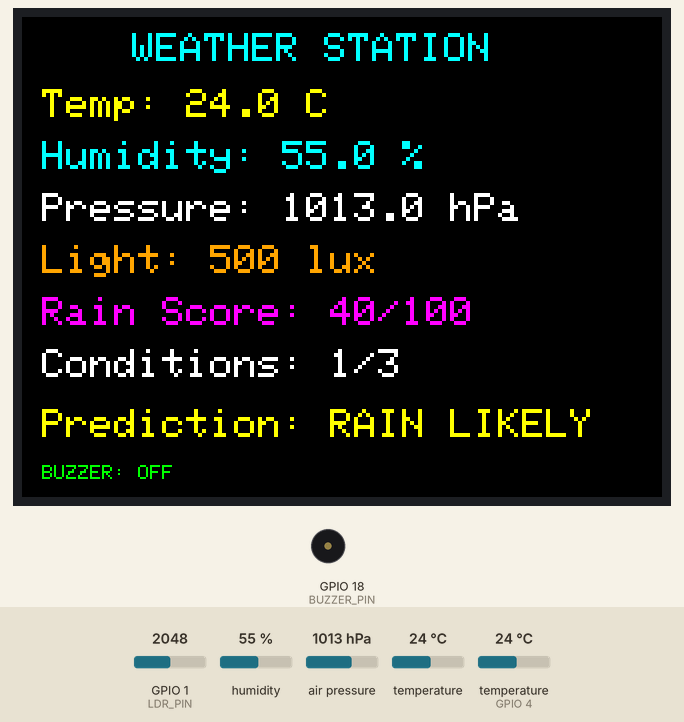
This sketch was run on a simulated ESP32-S3. Shown: 320×240 colour display, buzzer (waves = sounding). Wiring (from diagram.json): DHT22 sensor: data GPIO 4. The test bench sets the inputs (shaded band); at power-on: humidity 55 %, GPIO 1 (LDR_PIN) = 2048, air pressure 1013 hPa, temperature 24 °C, temperature (sensor on GPIO 4) 24 °C (analog values on the 0–4095 scale). What the sketch prints to the serial monitor is not drawn.

Above: at 5.1 s.
5.2 s: humidity set to 78 %
At 7.7 s:
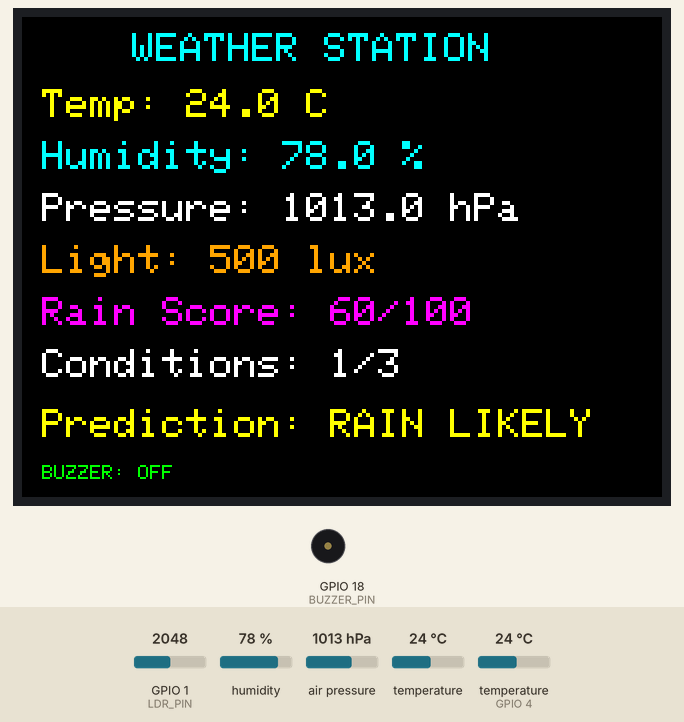
8.0 s: humidity set to 81 %
At 10.2 s:
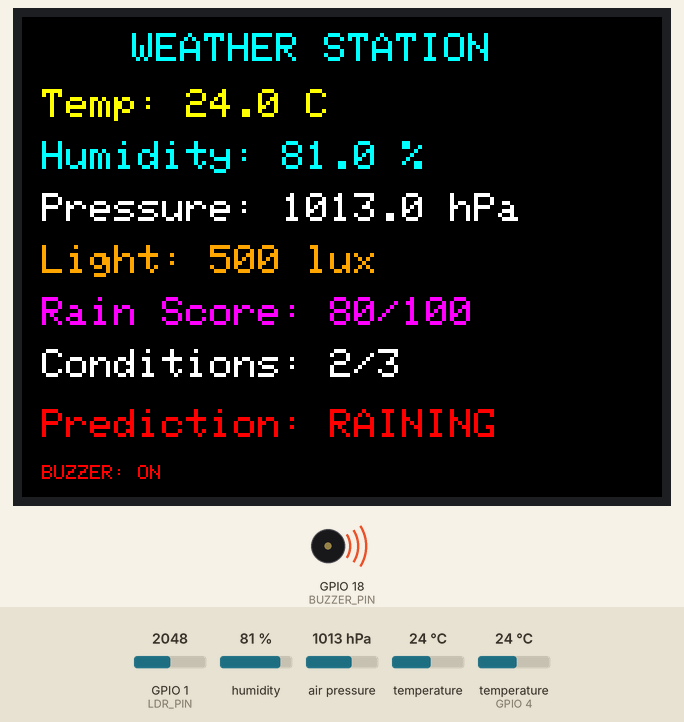
10.5 s: GPIO 1 (LDR_PIN) set to 2092
At 12.7 s:
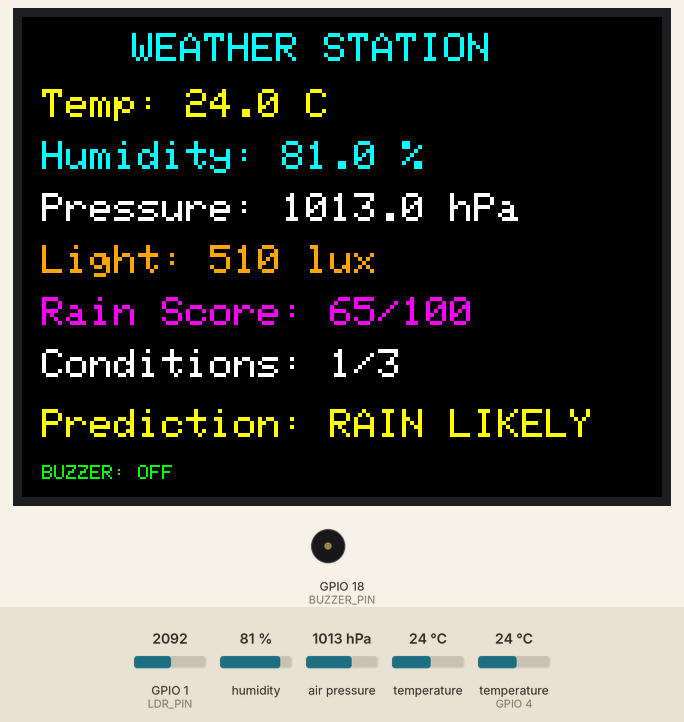
13.0 s: humidity set to 22 %
At 15.2 s:
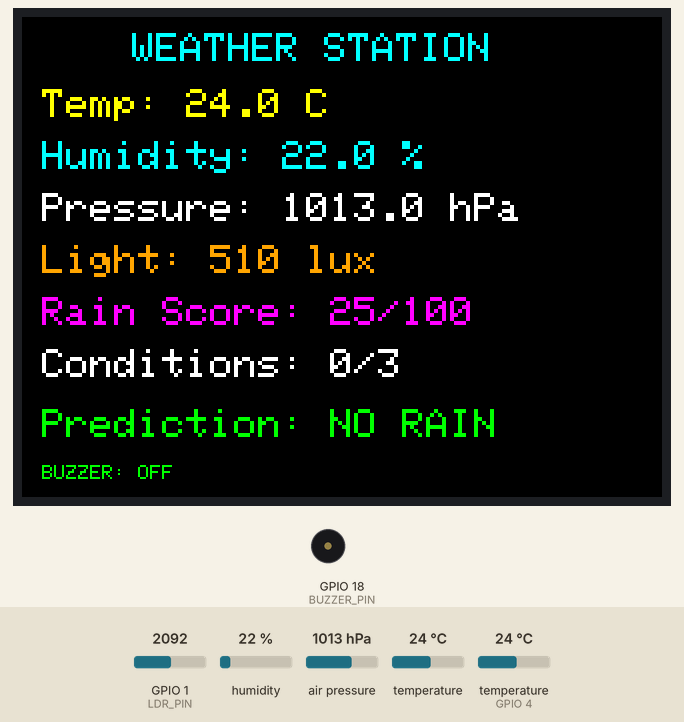
15.5 s: air pressure set to 952 hPa
At 17.7 s:
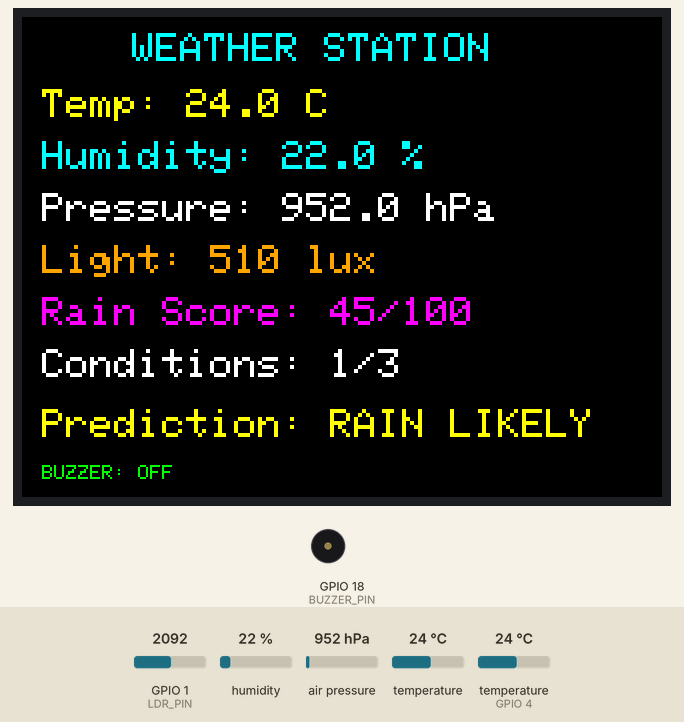
18.0 s: GPIO 1 (LDR_PIN) set to 1228
At 20.5 s:
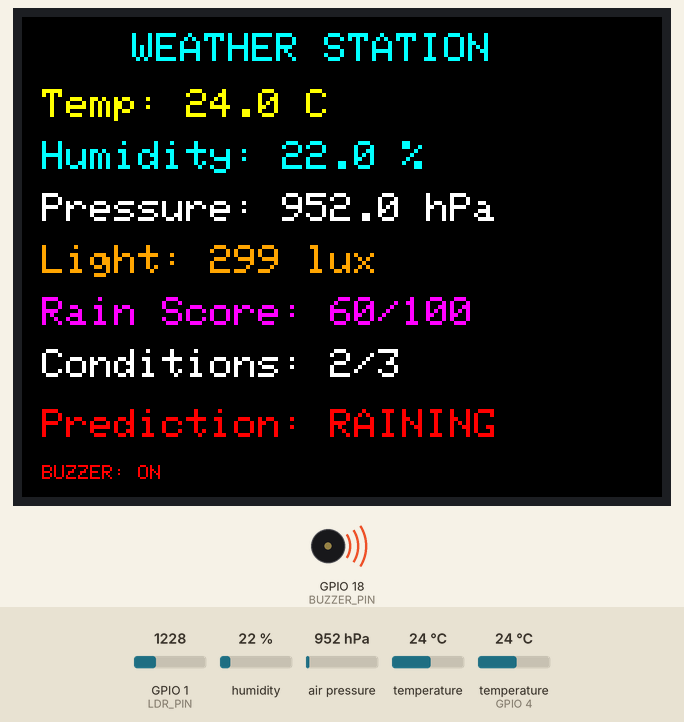
Timing chart, 0 to 21.5 s (numbered marks = the images above; inputs shaded):
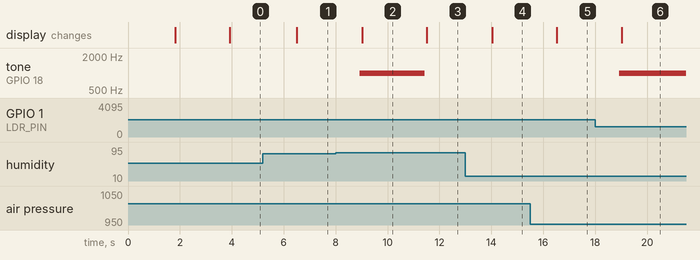

The sketch:

sketch.ino
```cpp
#include <Wire.h>
#include <SPI.h>
#include <Adafruit_BMP085.h>
#include <Adafruit_GFX.h>
#include <Adafruit_ILI9341.h>

// =====================================================
// PIN CONFIGURATION
// =====================================================
#define I2C_SDA     8
#define I2C_SCL     9

#define DHT_PIN     4

#define LDR_PIN     1
#define BUZZER_PIN  18

#define TFT_CS      10
#define TFT_DC      13
#define TFT_MOSI    11
#define TFT_SCK     12

// =====================================================
// SETTINGS
// =====================================================
#define SENSOR_INTERVAL_MS  2500   // DHT22 needs more than 2 s between readings
#define SERIAL_INTERVAL_MS  5000
#define LDR_SAMPLES         8
#define LDR_INVERT          false  // set true if your LDR module gives HIGH value in the dark
#define DHT_MAX_FAILS       3      // consecutive failures before showing "--"

// Rain thresholds
#define HUM_HIGH     80.0f
#define HUM_MID      70.0f
#define PRES_LOW     1010.0f
#define PRES_MID     1015.0f
#define LIGHT_LOW    500
#define LIGHT_MID    800

// Screen layout (320x240, rotation 1, text size 2 = 12x16 px per char)
#define ROW_X        10
#define ROW_Y0       36
#define ROW_STEP     26
#define LINE_CHARS   26            // 26 * 12 px = 312 px

// =====================================================
// OBJECTS
// =====================================================
Adafruit_BMP085   bmp;
Adafruit_ILI9341  tft(TFT_CS, TFT_DC);

// =====================================================
// DATA
// =====================================================
enum Prediction { NO_RAIN, RAIN_LIKELY, RAINING };

float temperature = NAN;
float humidity    = NAN;
float pressure    = NAN;
int   light       = 0;

int        rainScore      = 0;
int        rainConditions = 0;
Prediction prediction     = NO_RAIN;

bool          buzzerOn      = false;
uint8_t       dhtFailCount  = 0;
unsigned long lastSensorMs  = 0;
unsigned long lastSerialMs  = 0;

// =====================================================
// TFT HELPERS
// =====================================================

// Prints one padded line with a background colour, so old text is
// overwritten without clearing the screen (no flicker).
void drawLine(int y, uint16_t color, const char *text, uint8_t size = 2) {
  tft.setTextSize(size);
  tft.setTextColor(color, ILI9341_BLACK);
  tft.setCursor(ROW_X, y);

  char buf[LINE_CHARS + 1];
  snprintf(buf, sizeof(buf), "%-*s", LINE_CHARS, text);
  tft.print(buf);
}

void drawTitle() {
  tft.fillScreen(ILI9341_BLACK);
  tft.setTextSize(2);
  tft.setTextColor(ILI9341_CYAN, ILI9341_BLACK);
  tft.setCursor(55, 8);
  tft.print("WEATHER STATION");
}

const char *predictionText(Prediction p) {
  switch (p) {
    case RAINING:     return "RAINING";
    case RAIN_LIKELY: return "RAIN LIKELY";
    default:          return "NO RAIN";
  }
}

uint16_t predictionColor(Prediction p) {
  switch (p) {
    case RAINING:     return ILI9341_RED;
    case RAIN_LIKELY: return ILI9341_YELLOW;
    default:          return ILI9341_GREEN;
  }
}

// =====================================================
// SENSORS
// =====================================================

// Counts how long the data line stays at `level`. The DHT22 library's 90 us
// timeout never completes in this simulator, so bits are judged by comparing
// the low and high pulse lengths instead (short high = 0, long high = 1).
uint32_t dhtPulse(bool level) {
  uint32_t count = 0;
  while (digitalRead(DHT_PIN) == level) {
    if (++count >= 100000) return UINT32_MAX;
  }
  return count;
}

// One DHT22 sample. Returns false on timeout or a bad checksum.
bool readDht22(float &tempC, float &hum) {
  uint8_t data[5] = {0, 0, 0, 0, 0};
  uint32_t cycles[80];

  pinMode(DHT_PIN, INPUT_PULLUP);
  delay(1);

  pinMode(DHT_PIN, OUTPUT);
  digitalWrite(DHT_PIN, LOW);
  delayMicroseconds(1100);             // start signal, datasheet says >= 1 ms

  pinMode(DHT_PIN, INPUT_PULLUP);
  delayMicroseconds(40);               // sensor then pulls the line low

  if (dhtPulse(LOW) == UINT32_MAX)  return false;
  if (dhtPulse(HIGH) == UINT32_MAX) return false;

  for (int i = 0; i < 80; i += 2) {
    cycles[i]     = dhtPulse(LOW);
    cycles[i + 1] = dhtPulse(HIGH);
  }

  for (int i = 0; i < 40; i++) {
    uint32_t lowCycles  = cycles[2 * i];
    uint32_t highCycles = cycles[2 * i + 1];
    if (lowCycles == UINT32_MAX || highCycles == UINT32_MAX) return false;
    data[i / 8] <<= 1;
    if (highCycles > lowCycles) data[i / 8] |= 1;
  }

  if (data[4] != ((data[0] + data[1] + data[2] + data[3]) & 0xFF)) return false;

  hum   = ((uint16_t)data[0] << 8 | data[1]) * 0.1f;
  int16_t rawT = ((uint16_t)(data[2] & 0x7F) << 8) | data[3];
  if (data[2] & 0x80) rawT = -rawT;
  tempC = rawT * 0.1f;
  return true;
}

void readSensors() {
  // BMP180 supplies pressure. Its temperature is only a fallback for the
  // DHT22, so the on-screen Temp follows the DHT22 slider.
  float bmpTemp = bmp.readTemperature();
  pressure      = bmp.readPressure() / 100.0f;

  float dhtTemp, dhtHum;
  if (readDht22(dhtTemp, dhtHum)) {
    temperature  = dhtTemp;
    humidity     = dhtHum;
    dhtFailCount = 0;
  } else {
    temperature = bmpTemp;
    if (dhtFailCount < 255) dhtFailCount++;
    if (dhtFailCount >= DHT_MAX_FAILS) humidity = NAN;
    Serial.println("WARNING: DHT22 read failed");
  }

  // LDR (averaged to reduce noise)
  long sum = 0;
  for (int i = 0; i < LDR_SAMPLES; i++) sum += analogRead(LDR_PIN);
  int raw = sum / LDR_SAMPLES;

  light = map(raw, 0, 4095, 0, 1000);
  if (LDR_INVERT) light = 1000 - light;
  light = constrain(light, 0, 1000);
}

// =====================================================
// RAIN PREDICTION
// =====================================================
void setBuzzer(bool on) {
  if (on == buzzerOn) return;          // only touch the pin when state changes
  buzzerOn = on;
  if (on) tone(BUZZER_PIN, 1000);
  else    noTone(BUZZER_PIN);
}

void calculatePrediction() {
  rainScore      = 0;
  rainConditions = 0;

  // Humidity (skipped if DHT22 has no valid reading)
  if (!isnan(humidity)) {
    if (humidity >= HUM_HIGH)     { rainScore += 40; rainConditions++; }
    else if (humidity >= HUM_MID) { rainScore += 20; }
  }

  // Pressure
  if (!isnan(pressure)) {
    if (pressure <= PRES_LOW)      { rainScore += 35; rainConditions++; }
    else if (pressure <= PRES_MID) { rainScore += 15; }
  }

  // Light
  if (light <= LIGHT_LOW)      { rainScore += 25; rainConditions++; }
  else if (light <= LIGHT_MID) { rainScore += 10; }

  rainScore = min(rainScore, 100);

  if (rainConditions >= 2)                           prediction = RAINING;
  else if (rainConditions == 1 || rainScore >= 40)   prediction = RAIN_LIKELY;
  else                                               prediction = NO_RAIN;

  setBuzzer(prediction == RAINING);
}

// =====================================================
// DISPLAY
// =====================================================
void displayData() {
  char buf[LINE_CHARS + 1];
  int y = ROW_Y0;

  snprintf(buf, sizeof(buf), "Temp: %.1f C", temperature);
  drawLine(y, ILI9341_YELLOW, buf);
  y += ROW_STEP;

  if (isnan(humidity)) snprintf(buf, sizeof(buf), "Humidity: -- %%");
  else                 snprintf(buf, sizeof(buf), "Humidity: %.1f %%", humidity);
  drawLine(y, ILI9341_CYAN, buf);
  y += ROW_STEP;

  snprintf(buf, sizeof(buf), "Pressure: %.1f hPa", pressure);
  drawLine(y, ILI9341_WHITE, buf);
  y += ROW_STEP;

  snprintf(buf, sizeof(buf), "Light: %d lux", light);
  drawLine(y, ILI9341_ORANGE, buf);
  y += ROW_STEP;

  snprintf(buf, sizeof(buf), "Rain Score: %d/100", rainScore);
  drawLine(y, ILI9341_MAGENTA, buf);
  y += ROW_STEP;

  snprintf(buf, sizeof(buf), "Conditions: %d/3", rainConditions);
  drawLine(y, ILI9341_WHITE, buf);

  // Prediction on one line so it always fits on screen
  snprintf(buf, sizeof(buf), "Prediction: %s", predictionText(prediction));
  drawLine(196, predictionColor(prediction), buf);

  // Buzzer status (small text)
  drawLine(224, buzzerOn ? ILI9341_RED : ILI9341_GREEN,
           buzzerOn ? "BUZZER: ON" : "BUZZER: OFF", 1);
}

// =====================================================
// SERIAL
// =====================================================
void printSerialData() {
  Serial.println();
  Serial.println(F("================================"));
  Serial.println(F("       WEATHER STATION"));
  Serial.println(F("================================"));
  Serial.printf("Temperature : %.1f C\n", temperature);

  if (isnan(humidity)) Serial.println(F("Humidity    : -- (sensor error)"));
  else                 Serial.printf("Humidity    : %.1f %%\n", humidity);

  Serial.printf("Pressure    : %.1f hPa\n", pressure);
  Serial.printf("Light       : %d lux\n", light);
  Serial.println(F("--------------------------------"));
  Serial.printf("Rain Score  : %d/100\n", rainScore);
  Serial.printf("Conditions  : %d/3\n", rainConditions);
  Serial.printf("Prediction  : %s\n", predictionText(prediction));
  Serial.printf("Buzzer      : %s\n", buzzerOn ? "ON" : "OFF");
  Serial.println(F("================================"));
}

// =====================================================
// SETUP
// =====================================================
void setup() {
  Serial.begin(115200);

  pinMode(BUZZER_PIN, OUTPUT);
  noTone(BUZZER_PIN);

  analogReadResolution(12);
  pinMode(LDR_PIN, INPUT);

  // TFT first, so errors can be shown on screen
  SPI.begin(TFT_SCK, -1, TFT_MOSI, TFT_CS);
  tft.begin();
  tft.setRotation(1);
  tft.fillScreen(ILI9341_BLACK);

  tft.setTextSize(2);
  tft.setTextColor(ILI9341_CYAN);
  tft.setCursor(55, 30);
  tft.print("WEATHER STATION");
  tft.setTextColor(ILI9341_WHITE);
  tft.setCursor(70, 80);
  tft.print("Starting...");

  Wire.begin(I2C_SDA, I2C_SCL);
  pinMode(DHT_PIN, INPUT_PULLUP);          // DHT22 data line idles high

  if (!bmp.begin()) {
    Serial.println(F("ERROR: BMP180 NOT FOUND!"));
    tft.setTextColor(ILI9341_RED);
    tft.setCursor(30, 130);
    tft.print("BMP180 NOT FOUND!");
    while (true) delay(1000);
  }
  Serial.println(F("BMP180 OK"));

  delay(1500);
  drawTitle();

  // First DHT22 response often times out. Wait a full sample gap and try once more.
  delay(2000);
  readSensors();
  if (isnan(humidity)) {
    delay(SENSOR_INTERVAL_MS);
    readSensors();
  }
  calculatePrediction();
  displayData();
  printSerialData();

  lastSensorMs = lastSerialMs = millis();
}

// =====================================================
// LOOP (non-blocking)
// =====================================================
void loop() {
  unsigned long now = millis();

  if (now - lastSensorMs >= SENSOR_INTERVAL_MS) {
    lastSensorMs = now;
    readSensors();
    calculatePrediction();
    displayData();
  }

  if (now - lastSerialMs >= SERIAL_INTERVAL_MS) {
    lastSerialMs = now;
    printSerialData();
  }
}
```

Measured:
- the behaviour switches between 79 and 80 % on humidity (found by bisection; images 1 and 2)
- the behaviour switches between 2051 and 2052 on GPIO 1 (LDR_PIN) (found by bisection; images 2 and 3)
- after the input at 5.2 s, the display: changes after 1.3 s (image 1)
- after the input at 8.0 s, tone on GPIO 18 (BUZZER_PIN): silent → 1000 Hz after 0.94 s; the display: changes after 1.0 s (image 2)
- after the input at 10.5 s, tone on GPIO 18 (BUZZER_PIN): 1000 Hz → silent after 0.94 s; the display: changes after 1.0 s (image 3)
- after the input at 13.0 s, the display: changes after 1.0 s (image 4)
- after the input at 15.5 s, the display: changes after 1.0 s (image 5)
- after the input at 18.0 s, tone on GPIO 18 (BUZZER_PIN): silent → 1000 Hz after 0.94 s; the display: changes after 1.0 s (image 6)
